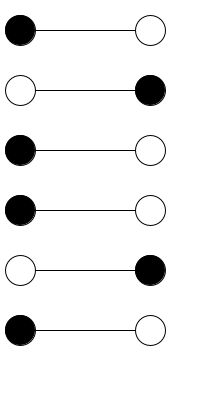
Frame 1 (no input)
Frame 60 (the mouse pressed at the canvas centre just before this capture): identical to frame 1, image omitted
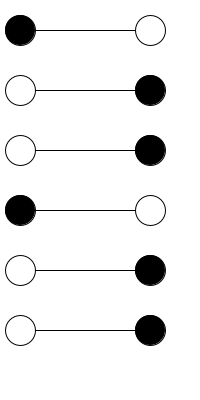
Frame 120 (the mouse held since frame 60 and released just before this capture)

The Processing sketch that drew these frames (run headless with seeded random() and noise(); from frame 60 on, the mouse is pressed at the canvas centre):

// Processing sketch: processing_48610
// ── processing_48610.pde

int x = 0; 
 
  int a1;
  int a2;
  int b1;
  int b2;
  int c1;
  int c2;
 
 
void setup(){
  size(200,400);
 
  //variables
 
 
 
}
 
void draw(){
 
 
  background(255);
 
 
 
 
  //lines
 
  line(20,30,160,30);
  line(20,90,160,90);
  line(20,150,160,150);
  line(20,210,160,210);
  line(20,270,160,270);
  line(20,330,160,330);
 
 
  //animate
 
  x = x+1;
 
  //conditions
 
  if(x == 360){
    x = 0;
  }
 
  //first pair
  if(x > 0 && x < 180){
    a1 = 0;
    a2 = 255;
  }
  else if(x > 180 && x < 360){
    a1 = 255;
    a2 = 0;
  }
  //second pair
  if(x > 120 && x < 300){
    b1 = 0;
    b2 = 255;
  }
  else if(x > 300 && x< 360 || x > 0 && x < 120){
    b1 = 255;
    b2 = 0;
  }
  //third pair
  if(x > 240 && x < 360 || x > 0 && x < 60){
    c1 = 0;
    c2 = 255;
  }
  else if(x > 60 && x < 240){
    c1 = 255;
    c2 = 0;
  }
 
  //circles
  fill(a1);
  ellipse(20,30,30,30);
  fill(a2);
  ellipse(150,30,30,30);
  fill(b1);
  ellipse(20,90,30,30);
  fill(b2);
  ellipse(150,90,30,30);
  fill(c1);
  ellipse(20,150,30,30);
  fill(c2);
  ellipse(150,150,30,30);
  fill(a1);
  ellipse(20,210,30,30);
  fill(a2);
  ellipse(150,210,30,30);
  fill(b1);
  ellipse(20,270,30,30);
  fill(b2);
  ellipse(150,270,30,30);
  fill(c1);
  ellipse(20,330,30,30);
  fill(c2);
  ellipse(150,330,30,30);
 
}
